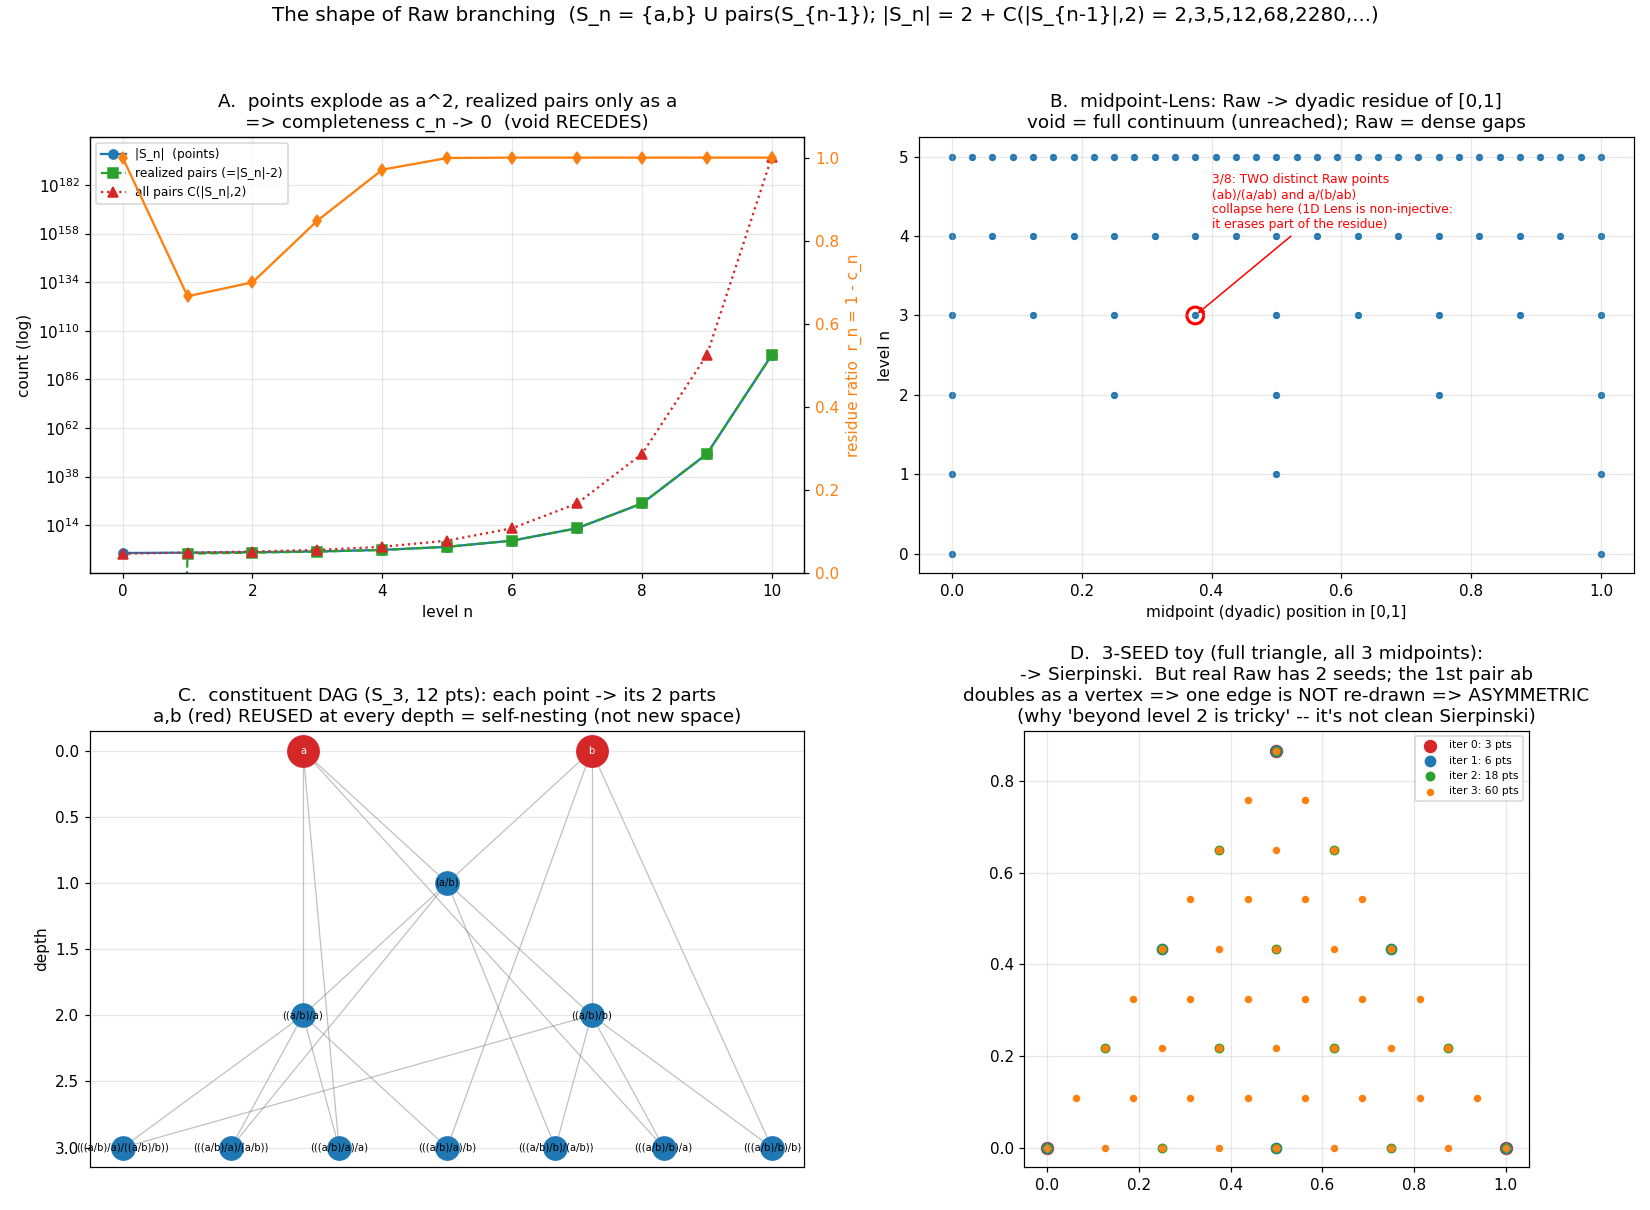

This figure's Python source:
#!/usr/bin/env python3
"""Raw branching-shape simulation (G-tower discussion, 2026-05-29).

Model: a point is an atom (a,b) or an UNORDERED pair {x,y} of two
DISTINCT points (slash_comm + x!=y).  S_0={a,b};
S_n = {a,b} U { {x,y} : x,y in S_{n-1}, x!=y }.
This is exactly the Raw recurrence |S_n| = 2 + C(|S_{n-1}|,2).
"""
from math import comb
import matplotlib
matplotlib.use("Agg")
import matplotlib.pyplot as plt

A, B = "a", "b"

def gen(N):
    levels = [ {A, B} ]
    for _ in range(N):
        prev = levels[-1]
        nxt = {A, B}
        pl = list(prev)
        for i in range(len(pl)):
            for j in range(i+1, len(pl)):
                nxt.add(frozenset((pl[i], pl[j])))
        levels.append(nxt)
    return levels

import functools
@functools.lru_cache(maxsize=None)
def depth(p):
    if p in (A, B): return 0
    return 1 + max(depth(x) for x in p)
@functools.lru_cache(maxsize=None)
def pos(p):                       # 1D midpoint (dyadic) embedding
    if p == A: return 0.0
    if p == B: return 1.0
    xs = list(p); return (pos(xs[0]) + pos(xs[1])) / 2.0
@functools.lru_cache(maxsize=None)
def rep(p):
    if p in (A, B): return p
    xs = sorted(p, key=rep); return "(" + rep(xs[0]) + "/" + rep(xs[1]) + ")"

# ---- counts + completeness (intrinsic, via recurrence to n=12) ----
a = [2]
for _ in range(10): a.append(2 + comb(a[-1], 2))
comp = [ (a[n]-2)/comb(a[n],2) if a[n] >= 2 else 0 for n in range(len(a)) ]
print("level :", list(range(len(a))))
print("|S_n| :", a[:7], "...")
print("residue r_n = 1 - c_n :", [round(1-c,4) for c in comp[:9]])

# ---- objects up to level 5 ----
L = gen(5)
print("verify counts:", [len(s) for s in L])
for n,s in enumerate(L):
    dpos = len({round(pos(p),12) for p in s})
    print(f"  S_{n}: |S|={len(s):5d}  distinct 1D positions={dpos:5d}  "
          f"(Lens loses {len(s)-dpos})")

fig = plt.figure(figsize=(15, 11))

# Panel A: counts + completeness
axA = fig.add_subplot(2,2,1)
ns = list(range(len(a)))
axA.semilogy(ns, a, "o-", color="C0", label="|S_n|  (points)")
axA.semilogy(ns, [a[n]-2 for n in ns], "s--", color="C2",
             label="realized pairs (=|S_n|-2)")
axA.semilogy(ns, [comb(a[n],2) for n in ns], "^:", color="C3",
             label="all pairs C(|S_n|,2)")
axA.set_xlabel("level n"); axA.set_ylabel("count (log)")
axA.set_title("A.  points explode as a^2, realized pairs only as a\n"
              "=> completeness c_n -> 0  (void RECEDES)")
axA.legend(fontsize=8); axA.grid(True, alpha=.3)
axB2 = axA.twinx()
axB2.plot(ns, [1-c for c in comp], "d-", color="C1")
axB2.set_ylabel("residue ratio  r_n = 1 - c_n", color="C1")
axB2.set_ylim(0,1.05); axB2.tick_params(axis='y', labelcolor="C1")

# Panel B: 1D dyadic embedding
axB = fig.add_subplot(2,2,2)
for n in range(6):
    P = sorted({pos(p) for p in L[n]})
    axB.scatter(P, [n]*len(P), s=14, color="C0")
axB.scatter([0.375],[3], s=120, facecolors="none", edgecolors="red", linewidths=2)
axB.annotate("3/8: TWO distinct Raw points\n(ab)/(a/ab) and a/(b/ab)\ncollapse here "
             "(1D Lens is non-injective:\nit erases part of the residue)",
             (0.375,3), (0.40,4.1), fontsize=8, color="red",
             arrowprops=dict(arrowstyle="->", color="red"))
axB.set_xlabel("midpoint (dyadic) position in [0,1]"); axB.set_ylabel("level n")
axB.set_title("B.  midpoint-Lens: Raw -> dyadic residue of [0,1]\n"
              "void = full continuum (unreached); Raw = dense gaps")
axB.grid(True, alpha=.3)

# Panel C: constituent DAG up to level 3 (self-nesting)
axC = fig.add_subplot(2,2,3)
S3 = L[3]
bylayer = {}
for p in S3: bylayer.setdefault(depth(p), []).append(p)
xy = {}
for d in sorted(bylayer):
    row = sorted(bylayer[d], key=rep); k = len(row)
    for i,p in enumerate(row):
        xy[p] = ((i+1)/(k+1), d)
for p in S3:
    if p not in (A,B):
        for c in p:
            axC.plot([xy[p][0],xy[c][0]],[xy[p][1],xy[c][1]],
                     color="gray", alpha=.5, lw=.8, zorder=1)
for p in S3:
    x,y = xy[p]
    atom = p in (A,B)
    axC.scatter([x],[y], s=420 if atom else 230,
                color="C3" if atom else "C0", zorder=2)
    axC.annotate(rep(p), (x,y), fontsize=6.5, ha="center", va="center",
                 color="white" if atom else "black", zorder=3)
axC.set_ylabel("depth"); axC.set_xticks([])
axC.set_title("C.  constituent DAG (S_3, 12 pts): each point -> its 2 parts\n"
              "a,b (red) REUSED at every depth = self-nesting (not new space)")
axC.invert_yaxis(); axC.grid(True, axis="y", alpha=.3)

# Panel D: 3-seed triangle subdivision (your intuition) + asymmetry note
axD = fig.add_subplot(2,2,4)
import numpy as np
tri = {0:np.array([0,0.0]),1:np.array([1,0.0]),2:np.array([0.5,0.866])}
def subdivide(pts):
    new = dict(pts); idx = max(pts)+1; keys=list(pts)
    seen=set()
    for i in range(len(keys)):
        for j in range(i+1,len(keys)):
            m = tuple(np.round((pts[keys[i]]+pts[keys[j]])/2,6))
            if m in seen: continue
            seen.add(m); new[idx]=np.array(m); idx+=1
    return new
pts = dict(tri)
hist=[dict(pts)]
for _ in range(3):
    pts = subdivide(pts); hist.append(dict(pts))
cols=["C3","C0","C2","C1"]
for k,h in enumerate(hist):
    P=np.array(list(h.values()))
    axD.scatter(P[:,0],P[:,1], s=max(60-15*k,8), color=cols[k],
                label=f"iter {k}: {len(h)} pts")
axD.set_title("D.  3-SEED toy (full triangle, all 3 midpoints):\n"
              "-> Sierpinski.  But real Raw has 2 seeds; the 1st pair ab\n"
              "doubles as a vertex => one edge is NOT re-drawn => ASYMMETRIC\n"
              "(why 'beyond level 2 is tricky' -- it's not clean Sierpinski)")
axD.legend(fontsize=7); axD.set_aspect("equal"); axD.grid(True, alpha=.3)

fig.suptitle("The shape of Raw branching  (S_n = {a,b} U pairs(S_{n-1}); "
             "|S_n| = 2 + C(|S_{n-1}|,2) = 2,3,5,12,68,2280,...)",
             fontsize=13, y=0.995)
fig.tight_layout(rect=[0,0,1,0.97])
out = "research-notes/data/probes/raw_branching_shape.png"
fig.savefig(out, dpi=110)
print("saved", out)
